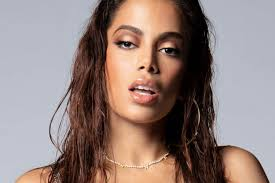
#> input picture Faces/treino/Anitta/download (1).jfif, 275 x 183 px, found by its file name; its folder holds only this picture in this run
$ python treino.py
#> lines starting #> are read from the running program, lines starting #| are printed output that depends on the picture
import cv2 as cv
import os
import numpy as np

pessoas = ['Anitta', 'Clodovil', 'Luan Santana', 'matue', 'Ze Felipe']

DIR = r'C:\Users\mathe\OneDrive\Documentos\Faculdade\PROGRAMACAO\VisaoComputacional\CursoCV_GRC-main\CursoCV_GRC-main\Faces\treino'

haar_cascade = cv.CascadeClassifier('haar_face.xml')

features = []
legendas = []

def criarTreino():
    for pessoa in pessoas:
        caminho = os.path.join(DIR, pessoa)
        legenda = pessoas.index(pessoa)

        for img in os.listdir(caminho):
            img_caminho = os.path.join(caminho, img)
            img_array = cv.imread(img_caminho)
#> img_array is the input picture: shape (183, 275, 3); mean B, G, R 125.1, 129.4, 147.9

            if img_array is None:
                continue
            cinza = cv.cvtColor(img_array, cv.COLOR_BGR2GRAY)
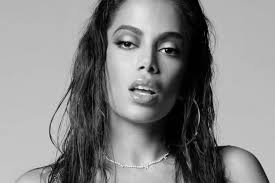
#> cinza: shape (183, 275); min 0, max 239, mean 134.5

            face_rec = haar_cascade.detectMultiScale(cinza, 1.1, 4)
#> face_rec = [[97, 6, 101, 101]]
            for(x, y, w, h) in face_rec:
                face_rei = cinza[y : y + h, x : x + w]
                features.append(face_rei)#adiciona a imagem a lista
                legendas.append(legenda)
#> this loop made 1 pass
#> pass 1, in criarTreino, `face_rei = cinza[y : y + h, x : x + w]`:
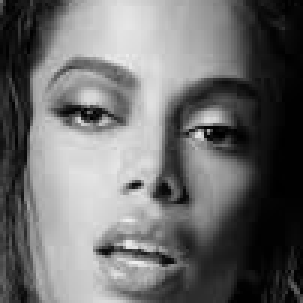
#> face_rei: shape (101, 101) (shown 3 times larger); min 0, max 239, mean 108.7
#> after the loop, features = 1 item; legendas = [0]
#> pass 2 of the loop in criarTreino, `for pessoa in pessoas:`:
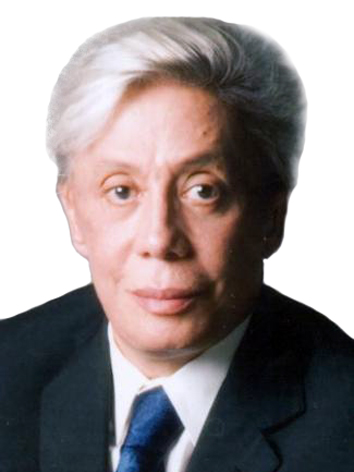
#> input picture Faces/treino/Clodovil/141409.jpgmaior.jpg, 354 x 472 px, found by its file name
#> in criarTreino, img_array is the input picture: shape (472, 354, 3); mean B, G, R 141.4, 140.7, 148.6
#> in criarTreino, `cinza = cv.cvtColor(img_array, cv.COLOR_BGR2GRAY)`:
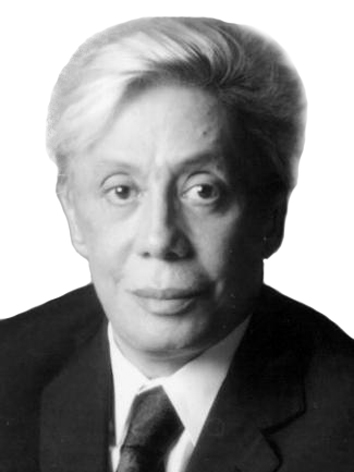
#> cinza: shape (472, 354); min 0, max 255, mean 143.2
#> face_rec = [[55, 106, 215, 215]]
#> the loop in criarTreino, `for(x, y, w, h) in face_rec:` made 1 pass
#> pass 1, in criarTreino, `face_rei = cinza[y : y + h, x : x + w]`:
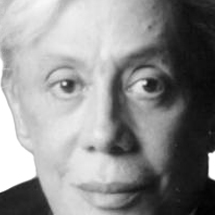
#> face_rei: shape (215, 215); min 0, max 255, mean 141
#> after the loop in criarTreino, `for(x, y, w, h) in face_rec:`: features = 2 items; legendas = [0, 1]

#> (the run stopped early here; a loop or call above may not have finished)
